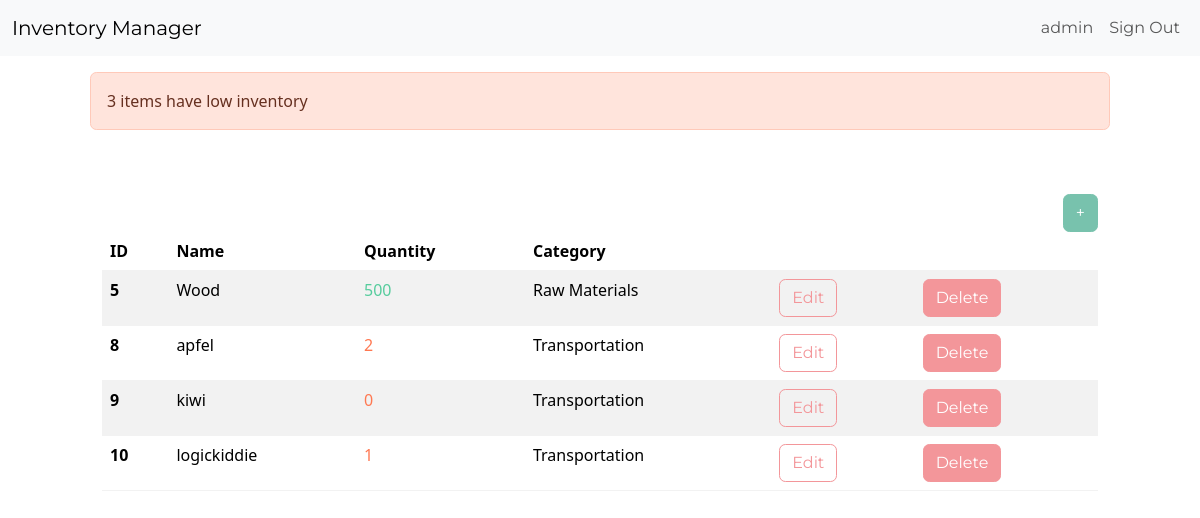
The page /dashboard/ (signed in) on the database its author committed.
### inventory/models.py (models this page shows, shortened)
class InventoryItem(models.Model):
    name = models.CharField(max_length=100)
    quantity = models.IntegerField()
    category = models.ForeignKey('Category', on_delete=models.SET_NULL, blank=True, null=True)
    date_created = models.DateTimeField(auto_now_add=True)
    user = models.ForeignKey(User, on_delete=models.CASCADE)

class Category(models.Model):
    name = models.CharField(max_length=200)
    class Meta:
        verbose_name_plural = 'categories'

### inventory/views.py (the view)
# urls.py: path('dashboard/', Dashboard.as_view(), name='dashboard'),
class Dashboard(LoginRequiredMixin,View):
	def get(self, request):
		items = InventoryItem.objects.filter(user=self.request.user.id).order_by('id')
		low_inventory = InventoryItem.objects.filter(
			user = self.request.user.id,
			quantity__lte = LOW_QUANTITY #lte = LessThanEqualto
		)
		if low_inventory.count() >0:
			if low_inventory.count() > 1:
				messages.error(request, f'{low_inventory.count()} items have low inventory')
			else:
				messages.error(request, f'{low_inventory.count()} item has low inventory')
		low_inventory_ids = InventoryItem.objects.filter(
			user=self.request.user.id,
			quantity__lte = LOW_QUANTITY
		).values_list('id', flat=True)
		return render(request, 'inventory/dashboard.html', {'items': items, 'low_inventory_ids': low_inventory_ids})

### inventory/templates/inventory/dashboard.html (shortened to what this page needs)
{% extends 'inventory/base.html' %}
{% block content %}
{% if messages %}
    <div class="row mt-3">
        {% for message in messages %}
            {% if message.tags == 'error' %}
                <div class="col-md-10 col-12 mx-auto alert alert-danger">
                    {{ message }}
                </div>
                {% else %}
                <div class="col-md-10 col-12 mx-auto alert alert-success">
                    {{ message }}
                </div>
                {% endif %}
                {% endfor %}
    </div>
    {% endif %}
<div class="row">
    <div class="col-sm-10 col-12 mx-auto mt-5">
        <div class="d-flex justify-content-end">
            <a href="{% url 'add-item' %}" class="btn btn-primary">+</a>
        </div>
        <table class="table table-hover table-striped">
            <thead>
                <tr>
                    <th scope="col">ID</th>
                    <th scope="col">Name</th>
                    <th scope="col">Quantity</th>
                    <th scope="col">Category</th>
                    <th scope="col"></th>
                    <th scope="col"></th>
                </tr>
            </thead>
            <tbody>
                {% for item in items %}
                <tr>
                    <th scope="row">{{ item.id }}</th>
                    <td>{{ item.name }}</td>
                    {% if item.id in low_inventory_ids %}
                        <td class="text-danger">{{ item.quantity }}</td>
                    {% else %}
                        <td class="text-success">{{ item.quantity }}</td>
                    {% endif %}
                    <td>{{ item.category.name }}</td>
                    <td><a href="{% url 'edit-item' item.id %}" class="btn btn-outline-secondary">Edit</a></td>
                    <td><a href="{% url 'delete-item' item.id %}" class="btn btn-secondary">Delete</a></td>
                </tr>
                {% endfor %}
            </tbody>
        </table>
    </div>
</div>
{% endblock content %}

### inventory/templates/inventory/base.html (shortened to what this page needs)
<html lang="en">
<head>
    <link rel="stylesheet" href="https://bootswatch.com/5/minty/bootstrap.min.css">
</head>
<body>
    {% include 'inventory/navigation.html' %}
    {% block content %}
    {% endblock content %}
</body>
</html>

### inventory/templates/inventory/navigation.html (shortened to what this page needs)
<nav class="navbar navbar-expand-lg bg-light">
    <div class="container-fluid">
        <a class="navbar-brand" href="{% url 'index' %}">Inventory Manager</a>
    <div class="collapse navbar-collapse justify-content-end" id="navbarNav">
        <ul class="navbar-nav">
            {% if user.is_authenticated %}
            <li class="nav-item">
                <a class="nav-link" href="{% url 'login' %}">{{ user.username }}</a>
            </li>
            <li class="nav-item">
                <a class="nav-link" href="{% url 'logout' %}">Sign Out</a>
            </li>
            {% endif %}
        </ul>
        </div>
        </div>
</nav>

### rows shown on the page
InventoryItem: id "5", name "Wood", quantity "500", category.name "Raw Materials"
InventoryItem: id "8", name "apfel", quantity "2", category.name "Transportation"
InventoryItem: id "9", name "kiwi", quantity "0", category.name "Transportation"
InventoryItem: id "10", name "logickiddie", quantity "1", category.name "Transportation"

### other values the page prints
{{ user.username }} "admin"
{{ message }} "3 items have low inventory"
